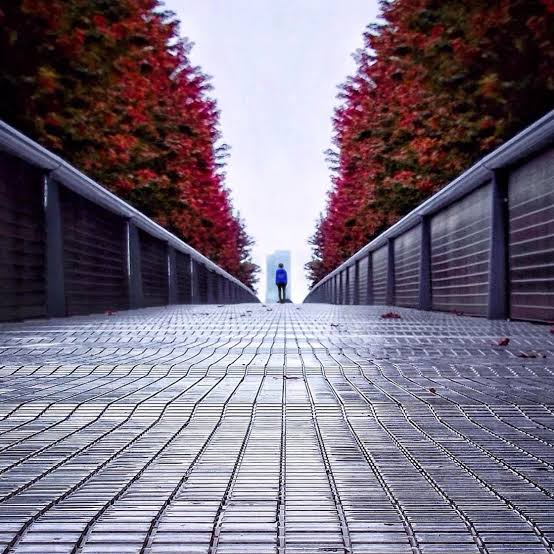
#> input picture data/raw/Bridge_And_Trees.jpeg, 554 x 554 px
$ python noise.py ../../data/raw/Bridge_And_Trees.jpeg ../../data/raw/Building_Rising_High.jpeg   (older library calls are emulated)
#> lines starting #> are read from the running program, lines starting #| are printed output that depends on the picture
"""
noise.py — PhotoForensics noise analysis module
Cumulative build: V1.0 -> V5.0

V5.0 adds a real fusion layer. Previously (V1.0-V4.0), the variance-based
detector, PRNU extraction, the wavelet multiscale map, and the Isolation
Forest classifier were each computed independently and never combined —
only the variance-based z-score ever produced the final suspicious_boxes.
PRNU and the wavelet map were computed and discarded. The ML detector
produced its own independent boxes that never interacted with anything else.

V5.0 fixes this: every signal is resampled onto one shared patch grid,
z-scored, weighted, summed into a single "noise consistency score" map, and
that fused map is what gets thresholded into suspicious_regions(). There is
one decision, not four independent ones.

Honesty note on PRNU: true PRNU-based camera fingerprinting requires a
reference fingerprint averaged from many images known to come from the same
sensor (see prnu_average/prnu_correlate below, still provided for that use
case). Given a single image, there's no reference to correlate against, so
V5.0 only uses the PRNU-domain residual as a *self-consistency* signal
(local variance of the denoised-noise-residual) — flagging patches where
that residual behaves statistically differently from the rest of the image.
That's weaker than genuine sensor-identification PRNU analysis and is
labeled as such in the result dict (see `prnu_self_consistency` vs `prnu`).

Dependencies:
    pip install opencv-python numpy scipy PyWavelets scikit-learn matplotlib
"""

import sys
import cv2
import numpy as np
import pywt
import matplotlib.pyplot as plt
from sklearn.ensemble import IsolationForest


# ============================================================
# V1.0 — denoise, residual, visualization, statistics
# ============================================================

def load_image(path):
    img = cv2.imread(path)
    if img is None:
        raise FileNotFoundError(path)
    return img


def denoise_gaussian(img, ksize=5, sigma=1.0):
    return cv2.GaussianBlur(img, (ksize, ksize), sigma)


def denoise_median(img, ksize=5):
    return cv2.medianBlur(img, ksize)


def denoise_bilateral(img, d=9, sigma_color=75, sigma_space=75):
    return cv2.bilateralFilter(img, d, sigma_color, sigma_space)


def compute_residual(img, denoised):
    return img.astype(np.float32) - denoised.astype(np.float32)


def visualize_residual(residual, gain=5.0):
    vis = np.abs(residual) * gain
    return np.clip(vis, 0, 255).astype(np.uint8)


def noise_statistics(residual):
    gray = residual if residual.ndim == 2 else residual.mean(axis=2)
    return {
        "mean": float(np.mean(gray)),
        "std": float(np.std(gray)),
        "var": float(np.var(gray)),
        "min": float(np.min(gray)),
        "max": float(np.max(gray)),
    }


# ============================================================
# V1.1 — adaptive denoising, residual normalization, heatmap
# ============================================================

def denoise_adaptive(img):
    gray = cv2.cvtColor(img, cv2.COLOR_BGR2GRAY)
    lap_var = cv2.Laplacian(gray, cv2.CV_64F).var()
    if lap_var < 50:
        return denoise_gaussian(img, 3, 0.8)
    elif lap_var < 200:
        return denoise_bilateral(img)
    else:
        return denoise_median(img, 3)


# [7 lines left out: function normalize_residual, not called in this run]


def noise_heatmap(residual, colormap=cv2.COLORMAP_JET):
    gray = np.abs(residual if residual.ndim == 2 else residual.mean(axis=2))
    gray = cv2.normalize(gray, None, 0, 255, cv2.NORM_MINMAX).astype(np.uint8)
    return cv2.applyColorMap(gray, colormap)


# ============================================================
# V1.2 — sliding-window local noise estimation, variance map
# ============================================================

def local_noise_map(residual, window=16, stride=8):
    """Per-patch variance of a residual/noise map. Works on any 2D or 3D
    array — reused later (V5.0) for the PRNU residual too, not just the
    denoise residual, so the grid layout stays identical across signals."""
    gray = residual if residual.ndim == 2 else residual.mean(axis=2)
    h, w = gray.shape
    out_h = max((h - window) // stride + 1, 1)
    out_w = max((w - window) // stride + 1, 1)
    var_map = np.zeros((out_h, out_w), dtype=np.float32)
    for i in range(out_h):
        for j in range(out_w):
            y, x = i * stride, j * stride
            patch = gray[y:y + window, x:x + window]
            var_map[i, j] = patch.var()
    return var_map


def upsample_map(small_map, target_shape):
    return cv2.resize(small_map, (target_shape[1], target_shape[0]),
                       interpolation=cv2.INTER_CUBIC)


# ============================================================
# V2.0 — sensor noise consistency, suspicious region detection
# ============================================================

# [253 lines left out: functions sensor_noise_consistency, suspicious_regions, draw_suspicious_regions, prnu_extract, prnu_average, prnu_correlate and 10 more, not called in this run]


# ============================================================
# Pipeline orchestration
# ============================================================

def analyze(path, version="v5.0", window=16, stride=8):
#> called with path = '../../data/raw/Bridge_And_Trees.jpeg', version = '../../data/raw/Building_Rising_High.jpeg', window = 16, stride = 8
    img = load_image(path)
#> in load_image, img is the input picture: shape (554, 554, 3); mean B, G, R 125.8, 110.2, 120.3
    gray_full = cv2.cvtColor(img, cv2.COLOR_BGR2GRAY).astype(np.float32)
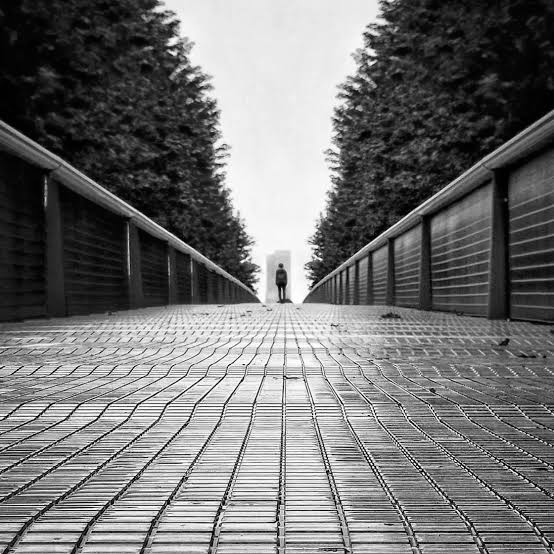
#> gray_full: shape (554, 554) float32; min 0, max 255, mean 115
    result = {"path": path, "version": version, "original": img}

    denoised = denoise_adaptive(img)
#> in denoise_adaptive, `lap_var = cv2.Laplacian(gray, cv2.CV_64F).var()`: lap_var = 8993.1
    residual = compute_residual(img, denoised)
#> in compute_residual, `return img.astype(np.float32) - denoised.astype(np.float32)`:
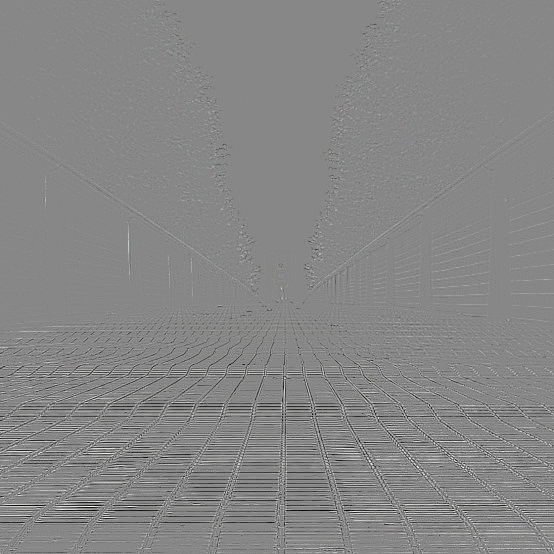
#> returned value: shape (554, 554, 3) float32; mean of channels 0, 1, 2 -1.5, -1.3, -1.4; drawn with min black and max white
    result["residual_vis"] = visualize_residual(residual)
#> in visualize_residual, `vis = np.abs(residual) * gain`:
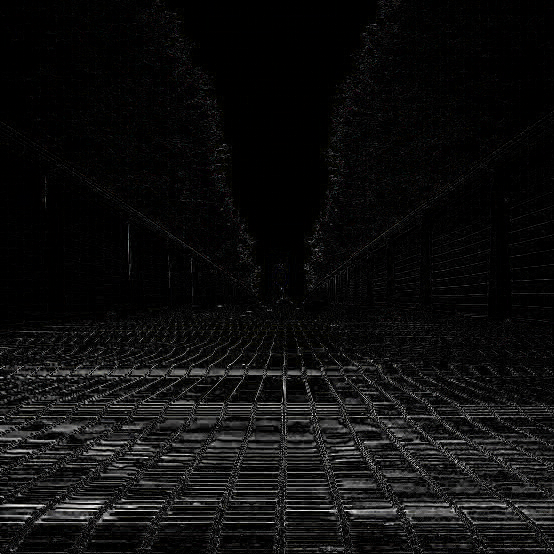
#> vis: shape (554, 554, 3) float32; mean B, G, R 66.9, 67.5, 67.8; drawn with min black and max white
#> in visualize_residual, `return np.clip(vis, 0, 255).astype(np.uint8)`:
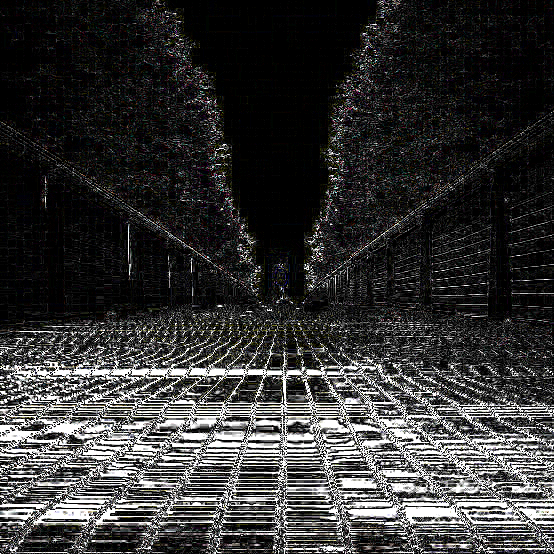
#> returned value: shape (554, 554, 3); mean of channels 0, 1, 2 52.5, 52.9, 53.2; drawn as B, G, R
    result["stats"] = noise_statistics(residual)
    result["heatmap"] = noise_heatmap(residual)
#> in noise_heatmap, `return cv2.applyColorMap(gray, colormap)`:
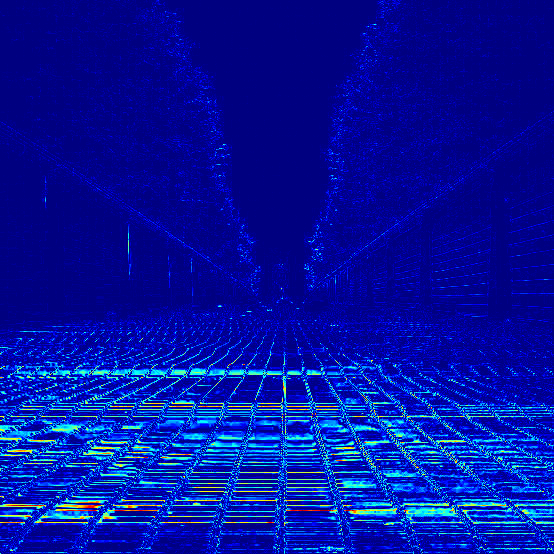
#> returned value: shape (554, 554, 3); mean of channels 0, 1, 2 158.9, 19, 3.6; drawn as B, G, R

    var_map = local_noise_map(residual, window=window, stride=stride)
#> after the loop in local_noise_map, `for i in range(out_h):`:
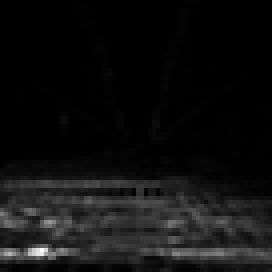
#> var_map: shape (68, 68) float32 (shown 4 times larger); min 0.000432, max 12722.5, mean 828.9; drawn with min black and max white
    result["local_var_map"] = var_map
    sy = img.shape[0] / var_map.shape[0]
#> sy = 8.15
    sx = img.shape[1] / var_map.shape[1]
#> sx = 8.15

    # --- legacy independent versions, kept for comparison/debugging ---
    if version in ("v2.0", "v2.1", "v3.0", "v4.0"):
        mask = sensor_noise_consistency(var_map)
        boxes = suspicious_regions(mask)
        result["suspicious_boxes"] = boxes
        result["suspicious_vis"] = draw_suspicious_regions(img, boxes, sx, sy)

    if version in ("v2.1", "v3.0", "v4.0"):
        result["prnu"] = prnu_extract(img)

    if version in ("v3.0", "v4.0"):
        result["multiscale_map"] = multiscale_noise_map(gray_full)

    if version == "v4.0":
        ml_mask, ml_boxes = ml_noise_consistency(gray_full, window=window, stride=stride)
        result["ml_mask"] = ml_mask
        result["ml_boxes"] = ml_boxes

    # --- V5.0: the actual fused pipeline ---
    if version == "v5.0":
        prnu_residual = prnu_extract(img)
        multiscale_map = multiscale_noise_map(gray_full)

        wave_grid = patch_reduce(multiscale_map, window, stride, func=np.mean)
        prnu_var_grid = local_noise_map(prnu_residual, window=window, stride=stride)
        ml_grid = ml_anomaly_score_map(gray_full, window=window, stride=stride)
        edge_map = edge_density_map(gray_full, window=window, stride=stride)

        fused = fuse_noise_consistency(var_map, wave_grid, prnu_var_grid, ml_grid, edge_map)
        fused_mask = threshold_consistency_map(fused)
        boxes = suspicious_regions(fused_mask)

        result["prnu_self_consistency"] = prnu_residual  # see docstring: not camera ID
        result["multiscale_map"] = multiscale_map
        result["edge_density_map"] = edge_map
        result["ml_score_map"] = ml_grid
        result["fused_score_map"] = fused
        result["suspicious_boxes"] = boxes
        result["suspicious_vis"] = draw_suspicious_regions(img, boxes, sx, sy)

    return result


# ============================================================
# VISUALIZATION (popup window, no files written)
# ============================================================

def show_results(results):
    has_fusion = "fused_score_map" in results
    n_panels = 4 if has_fusion else 3

    plt.figure("Noise Analysis", figsize=(5 * n_panels, 5))
    plt.clf()

    plt.subplot(1, n_panels, 1)
    plt.imshow(cv2.cvtColor(results["original"], cv2.COLOR_BGR2RGB))
    plt.title("Original")
    plt.axis("off")

    plt.subplot(1, n_panels, 2)
    plt.imshow(results["residual_vis"])
    plt.title("Residual")
    plt.axis("off")

    if has_fusion:
        plt.subplot(1, n_panels, 3)
        fused = results["fused_score_map"]
        vmax = np.percentile(np.abs(fused), 99) or 1.0
        plt.imshow(fused, cmap="coolwarm", vmin=-vmax, vmax=vmax)
        plt.title("Fused Noise-Consistency Score")
        plt.axis("off")

        plt.subplot(1, n_panels, 4)
        plt.imshow(cv2.cvtColor(results["suspicious_vis"], cv2.COLOR_BGR2RGB))
        plt.title(f"Suspicious Regions ({len(results['suspicious_boxes'])})")
        plt.axis("off")
    else:
        plt.subplot(1, n_panels, 3)
        if "suspicious_vis" in results:
            plt.imshow(cv2.cvtColor(results["suspicious_vis"], cv2.COLOR_BGR2RGB))
            plt.title("Suspicious Regions")
        else:
            plt.imshow(cv2.cvtColor(results["heatmap"], cv2.COLOR_BGR2RGB))
            plt.title("Heatmap")
        plt.axis("off")

    plt.tight_layout()
    plt.show(block=True)


# ============================================================
# STANDALONE TEST
# ============================================================

if __name__ == "__main__":
    if len(sys.argv) < 2:
        print("Usage: python noise.py <image_path> [version]")
        sys.exit(1)

    image_path = sys.argv[1]
    version = sys.argv[2] if len(sys.argv) > 2 else "v5.0"

    results = analyze(image_path, version)
#> results = 7 items

    print()
    print("=" * 50)
    print("NOISE ANALYSIS")
    print("=" * 50)
    print()

    print("Statistics:")
    for k, v in results["stats"].items():
        print(f"{k:>8}: {v:.3f}")
#> this loop made 5 passes
#> (k, v) on passes 1 to 5: ('mean', -1.4), ('std', 28.93), ('var', 836.7), ('min', -232.3), ('max', 204.3)
#|     mean: -1.396
#|      std: 28.926
#|      var: 836.725
#|      min: -232.333
#|      max: 204.333

    if "suspicious_boxes" in results:
        label = "Fused suspicious regions" if version == "v5.0" else "Suspicious regions"
        print(f"\n{label}:", len(results["suspicious_boxes"]))

    if "ml_boxes" in results:
        print("ML-flagged regions (legacy, independent):", len(results["ml_boxes"]))

    print("Opening visualization...")
    show_results(results)
#> in show_results, `has_fusion = "fused_score_map" in results`: has_fusion = False
#> in show_results, `n_panels = 4 if has_fusion else 3`: n_panels = 3
#> in show_results, `plt.show(block=True)`:
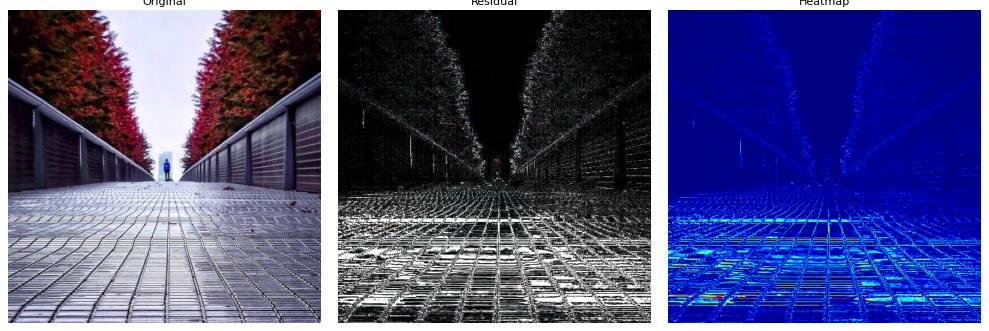
#> figure drawn by matplotlib, 3 panels

$ run again, on data/raw/Corner_Building_White.jpeg
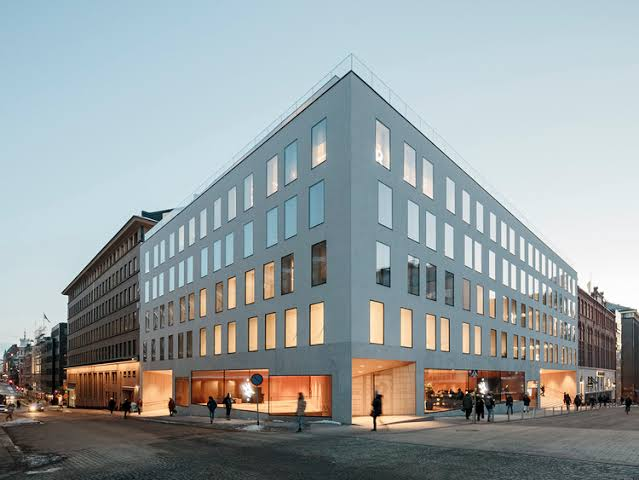
#> input picture data/raw/Corner_Building_White.jpeg, 639 x 480 px
#> in load_image, img is the input picture: shape (480, 639, 3); mean B, G, R 160.5, 158.8, 150.3
#> lap_var = 1305.1
#> after the loop in local_noise_map, `for i in range(out_h):`:
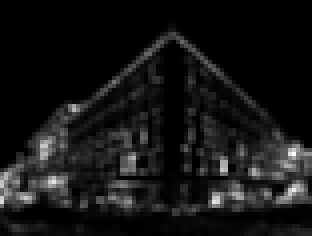
#> var_map: shape (59, 78) float32 (shown 4 times larger); min 0, max 887.4, mean 74.7; drawn with min black and max white
#> results = 7 items
#> the loop `for k, v in results["stats"].items():` made 5 passes
#> (k, v) on passes 1 to 5: ('mean', -0.299), ('std', 8.62), ('var', 74.37), ('min', -120.3), ('max', 154.7)
#> (printed output is left out)
#> has_fusion = False
#> n_panels = 3
#> in show_results, `plt.show(block=True)`:
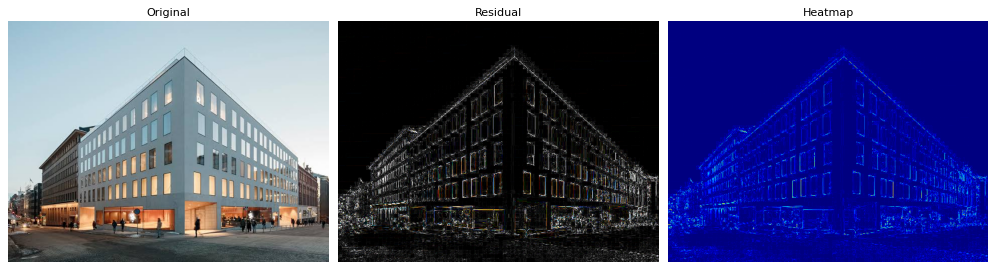
#> figure drawn by matplotlib, 3 panels

$ run again, on data/raw/Track_On_Bridge.jpeg
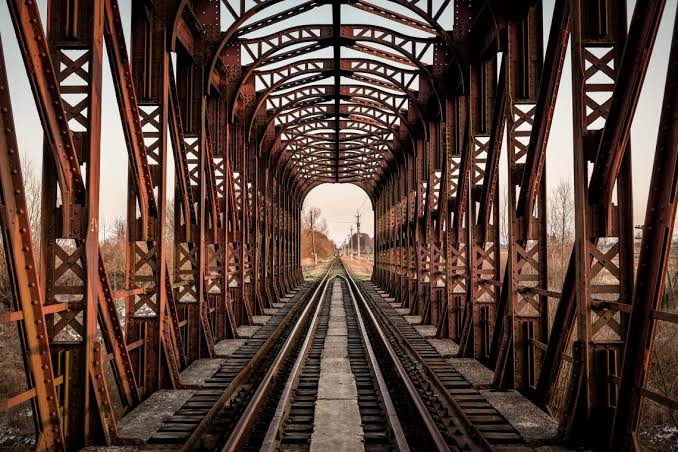
#> input picture data/raw/Track_On_Bridge.jpeg, 678 x 452 px
#> in load_image, img is the input picture: shape (452, 678, 3); mean B, G, R 55.8, 64.6, 86.2
#> lap_var = 4373.2
#> after the loop in local_noise_map, `for i in range(out_h):`:
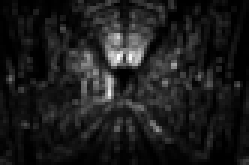
#> var_map: shape (55, 83) float32 (shown 3 times larger); min 0.000432, max 2038.8, mean 231.5; drawn with min black and max white
#> results = 7 items
#> the loop `for k, v in results["stats"].items():` made 5 passes
#> (k, v) on passes 1 to 5: ('mean', 1.24), ('std', 15.08), ('var', 227.5), ('min', -171), ('max', 176)
#> (printed output is left out)
#> has_fusion = False
#> n_panels = 3
#> in show_results, `plt.show(block=True)`:
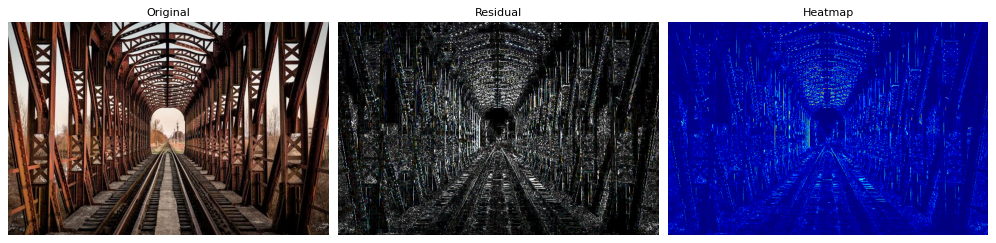
#> figure drawn by matplotlib, 3 panels
